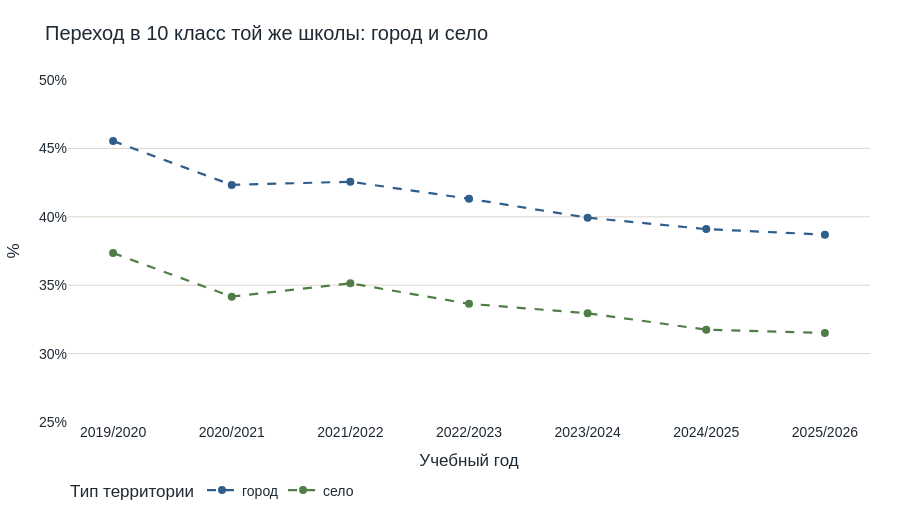

Source (notebook cell):
### Code cell
city_rural = school.query(
    "sector == 'ГОУ+НОУ' and settlement in ['город', 'село']"
).sort_values("year_start")

fig = px.line(
    city_rural,
    x="academic_year",
    y="same_school_continuation_pct",
    color="settlement",
    markers=True,
    labels={
        "academic_year": "Учебный год",
        "same_school_continuation_pct": "%",
        "settlement": "Тип территории",
    },
    color_discrete_map={"город": COLORS["blue"], "село": COLORS["green"]},
)
fig.update_traces(line_dash="dash", line_width=2.2, marker_size=8)
fig.update_yaxes(ticksuffix="%", range=[25, 50])
finish(fig, "Переход в 10 класс той же школы: город и село", "Учебный год", "%")

### Figure 1 — Plotly figure (JSON) as saved in the notebook; plotly's stock layout.template omitted (floating-point values rounded to 4 significant figures)
{"data": [{"hovertemplate": "Тип территории=город<br>Учебный год=%{x}<br>%=%{y}<extra></extra>", "legendgroup": "город", "line": {"color": "#2f5d8c", "dash": "dash", "width": 2.2}, "marker": {"size": 8, "symbol": "circle"}, "mode": "lines+markers", "name": "город", "orientation": "v", "showlegend": true, "type": "scatter", "x": ["2019/2020", "2020/2021", "2021/2022", "2022/2023", "2023/2024", "2024/2025", "2025/2026"], "xaxis": "x", "y": [45.54, 42.33, 42.56, 41.32, 39.94, 39.1, 38.7], "yaxis": "y"}, {"hovertemplate": "Тип территории=село<br>Учебный год=%{x}<br>%=%{y}<extra></extra>", "legendgroup": "село", "line": {"color": "#4f7d45", "dash": "dash", "width": 2.2}, "marker": {"size": 8, "symbol": "circle"}, "mode": "lines+markers", "name": "село", "orientation": "v", "showlegend": true, "type": "scatter", "x": ["2019/2020", "2020/2021", "2021/2022", "2022/2023", "2023/2024", "2024/2025", "2025/2026"], "xaxis": "x", "y": [37.35, 34.16, 35.14, 33.64, 32.95, 31.75, 31.51], "yaxis": "y"}], "layout": {"font": {"color": "#1f2933", "family": "Arial", "size": 14}, "height": 520, "legend": {"orientation": "h", "title": {"text": "Тип территории"}, "tracegroupgap": 0, "x": 0, "xanchor": "left", "y": -0.25, "yanchor": "bottom"}, "margin": {"b": 90, "l": 60, "r": 30, "t": 80}, "title": {"text": "Переход в 10 класс той же школы: город и село"}, "xaxis": {"anchor": "y", "domain": [0, 1], "showgrid": false, "title": {"text": "Учебный год"}}, "yaxis": {"anchor": "x", "domain": [0, 1], "gridcolor": "#ddd6cc", "range": [25, 50], "ticksuffix": "%", "title": {"text": "%"}}}}
